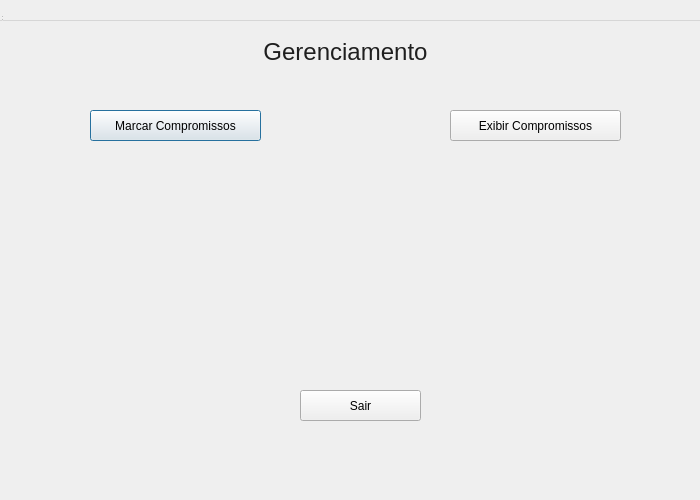
<?xml version="1.0" encoding="UTF-8"?>
<ui version="4.0">
 <class>gerent</class>
 <widget class="QDialog" name="gerent">
  <property name="geometry">
   <rect>
    <x>0</x>
    <y>0</y>
    <width>700</width>
    <height>500</height>
   </rect>
  </property>
  <property name="minimumSize">
   <size>
    <width>700</width>
    <height>500</height>
   </size>
  </property>
  <property name="windowTitle">
   <string>MainWindow</string>
  </property>
  <property name="styleSheet">
   <string notr="true"/>
  </property>
  <widget class="QMenuBar" name="menubar">
   <property name="geometry">
    <rect>
     <x>0</x>
     <y>0</y>
     <width>700</width>
     <height>21</height>
    </rect>
   </property>
  </widget>
  <widget class="QStatusBar" name="statusbar">
   <property name="geometry">
    <rect>
     <x>0</x>
     <y>0</y>
     <width>3</width>
     <height>22</height>
    </rect>
   </property>
  </widget>
  <widget class="QPushButton" name="pushButton_3">
   <property name="geometry">
    <rect>
     <x>90</x>
     <y>110</y>
     <width>171</width>
     <height>31</height>
    </rect>
   </property>
   <property name="styleSheet">
    <string notr="true">font: 12pt &quot;Segoe UI&quot;;</string>
   </property>
   <property name="text">
    <string>Marcar Compromissos</string>
   </property>
  </widget>
  <widget class="QPushButton" name="pushButton_2">
   <property name="geometry">
    <rect>
     <x>450</x>
     <y>110</y>
     <width>171</width>
     <height>31</height>
    </rect>
   </property>
   <property name="styleSheet">
    <string notr="true">font: 12pt &quot;Segoe UI&quot;;</string>
   </property>
   <property name="text">
    <string>Exibir Compromissos</string>
   </property>
  </widget>
  <widget class="QPushButton" name="pushButton">
   <property name="geometry">
    <rect>
     <x>300</x>
     <y>390</y>
     <width>121</width>
     <height>31</height>
    </rect>
   </property>
   <property name="styleSheet">
    <string notr="true">font: 12pt &quot;Segoe UI&quot;;</string>
   </property>
   <property name="text">
    <string>Sair</string>
   </property>
  </widget>
  <widget class="QPushButton" name="pushButton_4">
   <property name="geometry">
    <rect>
     <x>260</x>
     <y>40</y>
     <width>171</width>
     <height>24</height>
    </rect>
   </property>
   <property name="font">
    <font>
     <family>Arial</family>
     <pointsize>18</pointsize>
     <italic>false</italic>
     <bold>false</bold>
    </font>
   </property>
   <property name="styleSheet">
    <string notr="true">border-radius: 5px;
color: rgb(31, 31, 31);
font: 18pt &quot;Arial&quot;;</string>
   </property>
   <property name="text">
    <string>Gerenciamento</string>
   </property>
  </widget>
  <widget class="QLabel" name="label">
   <property name="geometry">
    <rect>
     <x>0</x>
     <y>10</y>
     <width>701</width>
     <height>501</height>
    </rect>
   </property>
   <property name="styleSheet">
    <string notr="true">color: rgb(43, 43, 43);
border-top-color: rgb(42, 42, 42);</string>
   </property>
   <property name="text">
    <string/>
   </property>
   <property name="pixmap">
    <pixmap>../../Downloads/fundo-lilas.jpg</pixmap>
   </property>
   <property name="scaledContents">
    <bool>true</bool>
   </property>
  </widget>
  <zorder>label</zorder>
  <zorder>menubar</zorder>
  <zorder>statusbar</zorder>
  <zorder>pushButton_3</zorder>
  <zorder>pushButton_2</zorder>
  <zorder>pushButton</zorder>
  <zorder>pushButton_4</zorder>
 </widget>
 <resources/>
 <connections/>
</ui>
